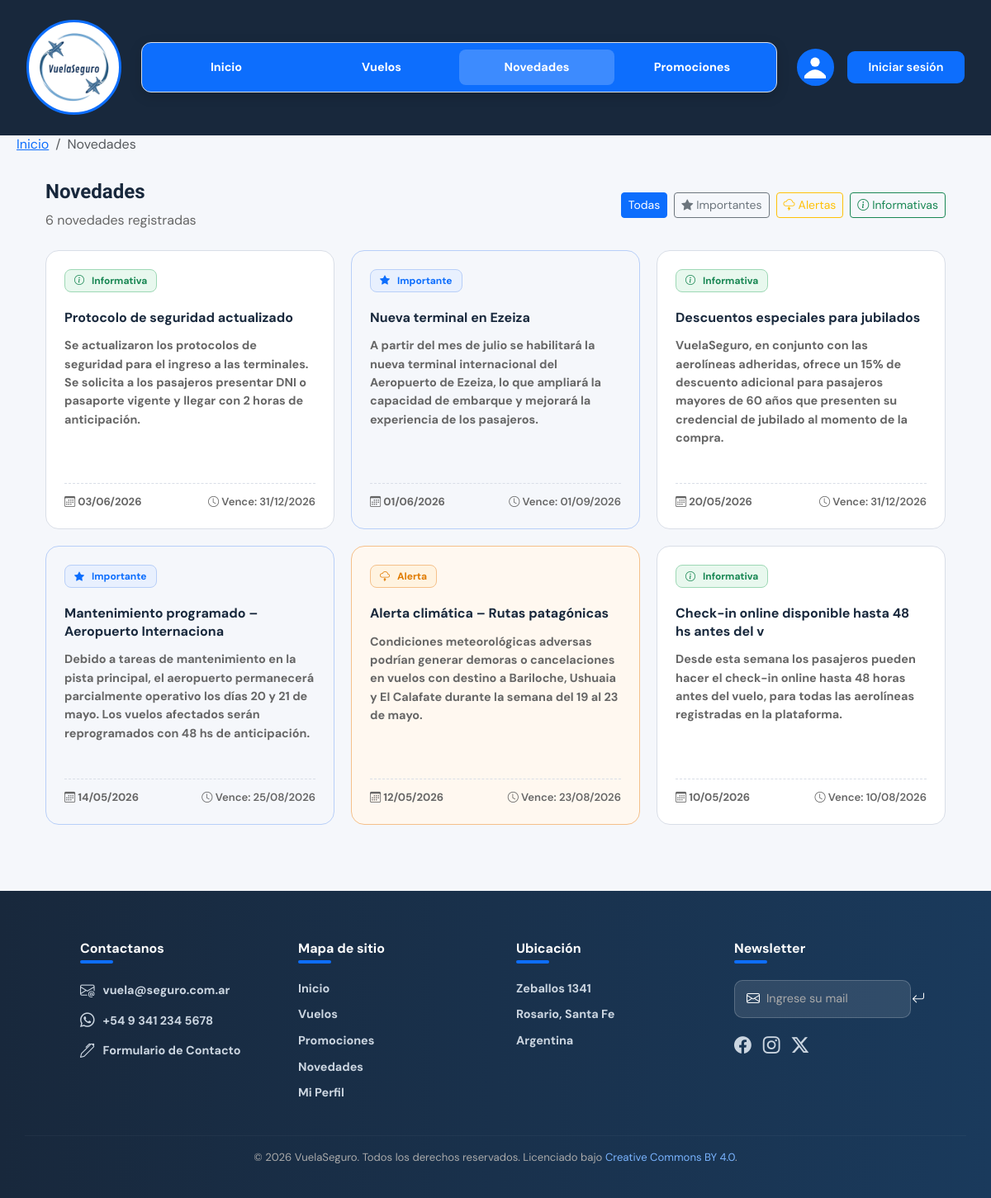
The app's page /NOVEDADES/novedades.php with its own data.
### tables this page shows
CREATE TABLE `novedades` (
  `codNovedad` int(11) NOT NULL,
  `TituloNovedad` varchar(50) NOT NULL,
  `textoNovedad` text NOT NULL,
  `fechaPublicacionNovedad` date NOT NULL,
  `fechaExpiracionNovedad` date NOT NULL,
  `tipoNovedad` enum('Alerta','Importante','Informativa') NOT NULL
);

### NOVEDADES/novedades.php (the view, shortened to what this page needs)
<?php
include_once('../conexion.inc');
if(isset($_SESSION['tipoUsuario'])){
  $esAdmin = ($_SESSION['tipoUsuario'] === 'admin');
} else {
  $esAdmin = FALSE;
}
$porPagina   = 6;
$paginaActual = isset($_GET['pagina']) && is_numeric($_GET['pagina']) ? (int)$_GET['pagina'] : 1;
$offset = ($paginaActual - 1) * $porPagina;
$tipoFiltro = '';
$params     = [];
$types      = '';
$whereClause = $esAdmin ? "WHERE 1=1" : "WHERE fechaExpiracionNovedad >= CURDATE()";
$sqlTotal = "SELECT COUNT(*) AS total FROM novedades $whereClause";
$stmtTotal = $link->prepare($sqlTotal);
$stmtTotal->execute();
$totalRegistros = $stmtTotal->get_result()->fetch_assoc()['total'];
$sql = "SELECT * FROM novedades $whereClause ORDER BY fechaPublicacionNovedad DESC LIMIT ? OFFSET ?";
$paramsQuery   = array_merge($params, [$porPagina, $offset]);
$typesQuery    = $types . 'ii';
$stmt = $link->prepare($sql);
$stmt->bind_param($typesQuery, ...$paramsQuery);
$stmt->execute();
$novedades = $stmt->get_result();
function badgeNovedad(string $tipo): string {
    return match($tipo) {
        'Importante'  => '<span class="badge-nov badge-imp"><i class="bi bi-star-fill me-1"></i>Importante</span>',
        'Alerta'      => '<span class="badge-nov badge-alt"><i class="bi bi-cloud-lightning me-1"></i>Alerta</span>',
        default       => '<span class="badge-nov badge-info"><i class="bi bi-info-circle me-1"></i>Informativa</span>',
    };
}
function claseCard(string $tipo): string {
    return match($tipo) {
        'Importante' => 'novedad-card destacada',
        'Alerta'     => 'novedad-card alerta',
        default      => 'novedad-card',
    };
}
function urlFiltro(string $tipo, int $pagina = 1): string {
    $params = ['pagina' => $pagina];
    if ($tipo !== '') $params['tipo'] = $tipo;
    return 'novedades.php?' . http_build_query($params);
}
?>
<!DOCTYPE html>
<html lang="es">
<head>
  <link href="https://cdn.jsdelivr.net/npm/bootstrap@5.3.3/dist/css/bootstrap.min.css" rel="stylesheet">
  <link rel="stylesheet" href="https://cdn.jsdelivr.net/npm/bootstrap-icons@1.13.1/font/bootstrap-icons.min.css">
  <link href="../INDEX/estilos-globales.css" rel="stylesheet">
  <link href="novedades.css" rel="stylesheet">
</head>
<body>
<header>
  <section class="navbar-section">
    <div class="header-wrapper">
      <nav class="navbar-custom">
        <div class="logo-wrap">
          <img src="../INDEX/logo-vuelaseguro.png" class="logo-vuela" alt="Logo VuelaSeguro">
        </div>
        <div class="nav-links">
          <a href="../INDEX/index.php">Inicio</a>
          <a href="../VUELOS/vuelos.php">Vuelos</a>
          <a href="../NOVEDADES/novedades.php" class="active">Novedades</a>
          <a href="../PROMOCIONES/promociones.php">Promociones</a>
        </div>
        <div class="nav-right">
          <div class="foto-perfil" title="Perfil">
            <svg width="26" height="40" viewBox="0 0 42 42" xmlns="http://www.w3.org/2000/svg">
              <circle cx="21" cy="10" r="9" fill="#ffffff"/>
              <path d="M -4 42 Q 21 7 46 42 Z" fill="#ffffff"/>
            </svg>
          </div>
          <?php if (isset($_SESSION['nombreUsuario'])): ?>
              <span class="text-white me-2"><a href="../PERFIL/perfiles.php" style="text-decoration: none; color: white">Hola, <strong><?php echo htmlspecialchars($_SESSION['nombreUsuario']); ?></strong></a></span>
              <a href="../LOGIN/logout.php" class="btn-registro" style="text-decoration:none;background:#dc3545;">Cerrar sesion</a>
          <?php else: ?>
              <a href="../LOGIN/login.php" class="btn-registro" style="text-decoration: none; color: white;">Iniciar sesión</a>
          <?php endif; ?>
        </div>
      </nav>
      <nav aria-label="breadcrumb">
        <ol class="breadcrumb">
          <li class="breadcrumb-item"><a href="../INDEX/index.php">Inicio</a></li>
          <li class="breadcrumb-item active" aria-current="page">Novedades</li>
        </ol>
      </nav>
    </div>
  </section>
</header>
<main class="novedades-wrapper container mt-4 mb-5">
  <div class="novedades-header d-flex justify-content-between align-items-center mb-4 flex-wrap">
    <div>
      <h2 style="font-family:'Sora',sans-serif;">Novedades</h2>
      <p class="novedades-count mt-1 mb-0">
        <?= $totalRegistros ?> novedad<?= $totalRegistros !== 1 ? 'es' : '' ?> registradas
      </p>
    </div>
    <div class="d-flex gap-2 flex-wrap align-items-center">
      <a href="<?= urlFiltro('') ?>" class="btn btn-sm <?= $tipoFiltro === '' ? 'btn-primary' : 'btn-outline-secondary' ?>">Todas</a>
      <a href="<?= urlFiltro('importante') ?>" class="btn btn-sm <?= $tipoFiltro === 'importante' ? 'btn-primary' : 'btn-outline-secondary' ?>"><i class="bi bi-star-fill me-1"></i>Importantes</a>
      <a href="<?= urlFiltro('alerta') ?>" class="btn btn-sm <?= $tipoFiltro === 'alerta' ? 'btn-warning' : 'btn-outline-warning' ?>"><i class="bi bi-cloud-lightning me-1"></i>Alertas</a>
      <a href="<?= urlFiltro('informativa') ?>" class="btn btn-sm <?= $tipoFiltro === 'informativa' ? 'btn-success' : 'btn-outline-success' ?>"><i class="bi bi-info-circle me-1"></i>Informativas</a>
    </div>
  </div>
  <?php if ($novedades->num_rows === 0): ?>
    <div class="text-center py-5" style="color:var(--gris);">
      <i class="bi bi-inbox fs-1 d-block mb-3"></i>
      <p class="fs-5">No hay novedades registradas.</p>
    </div>
  <?php else: ?>
    <div class="novedades-grid">
      <?php
      while ($nov = $novedades->fetch_assoc()):
      ?>
        <div class="<?= claseCard($nov['tipoNovedad']) ?>">
          <div>
              <?= badgeNovedad($nov['tipoNovedad']) ?>
          </div>
          <div class="nov-titulo-card mt-2"><?= htmlspecialchars($nov['TituloNovedad']) ?></div>
          <p class="nov-texto"><?= nl2br(htmlspecialchars($nov['textoNovedad'])) ?></p>
          <div class="nov-fecha mt-3">
            <span><i class="bi bi-calendar3"></i> <?= date('d/m/Y', strtotime($nov['fechaPublicacionNovedad'])) ?></span>
            <span class="nov-vence"><i class="bi bi-clock"></i> Vence: <?= date('d/m/Y', strtotime($nov['fechaExpiracionNovedad'])) ?></span>
          </div>
        </div>
      <?php endwhile; ?>
    </div>
  <?php endif; ?>
</main>
<section class="footer-section">
  <footer>
    <div class="row">
      <div class="col">
        <h3><strong>Contactanos</strong><div class="subrayado"></div></h3>
        <ul>
          <li><i class="bi bi-envelope-at"></i><a href="mailto:vuela@seguro.com.ar">vuela@seguro.com.ar</a></li>
          <li><i class="bi bi-whatsapp"></i><a href="#">+54 9 341 234 5678</a></li>
          <li><i class="bi bi-pen"></i><a href="../CONTACTO/contacto.html">Formulario de Contacto</a></li>
        </ul>
      </div>
      <div class="col">
        <h3><strong>Mapa de sitio</strong><div class="subrayado"></div></h3>
        <ul>
          <li><a href="../INDEX/index.php">Inicio</a></li>
          <li><a href="../VUELOS/vuelos.php">Vuelos</a></li>
          <li><a href="../PROMOCIONES/promociones.php">Promociones</a></li>
          <li><a href="novedades.php">Novedades</a></li>
          <li><a href="">Mi Perfil</a></li>
        </ul>
      </div>
      <div class="col">
        <h3><strong>Ubicación</strong><div class="subrayado"></div></h3>
        <ul>
          <li><a href="https://maps.app.goo.gl/UvsGpUXHgk9GkpYP9" target="_blank">Zeballos 1341</a></li>
          <li><a href="https://maps.app.goo.gl/87YMeSLAp74gH9mc7" target="_blank">Rosario, Santa Fe</a></li>
          <li><a href="https://maps.app.goo.gl/u94xc8o8xowqeTuz8" target="_blank">Argentina</a></li>
        </ul>
      </div>
      <div class="col">
        <h3><strong>Newsletter</strong><div class="subrayado"></div></h3>
        <form>
          <i class="bi bi-envelope"></i>
          <input type="email" placeholder="Ingrese su mail">
          <button type="submit"><i class="bi bi-arrow-return-left"></i></button>
        </form>
        <div class="iconos-redes">
          <i class="bi bi-facebook"></i>
          <i class="bi bi-instagram"></i>
          <i class="bi bi-twitter-x"></i>
        </div>
      </div>
    </div>
    <hr>
    <p class="copyright">© 2026 VuelaSeguro. Todos los derechos reservados. Licenciado bajo
      <a href="https://creativecommons.org/licenses/by/4.0/" target="_blank" rel="noopener noreferrer">Creative Commons BY 4.0</a>.
    </p>
  </footer>
</section>
</body>
</html>

### INDEX/estilos-globales.css (style rules this page uses)
:root { --azul: #0d6efd; --azul-oscuro: #18283c; --gris: #666666; --gris-claro: #f5f7fb; --borde: #d9dee7; --blanco: #ffffff; --verde: #198754; --rojo: #dc3545; --naranja: #e07b00; }
* { margin: 0; padding: 0; box-sizing: border-box; }
body { font-family: 'DM Sans', sans-serif; background: var(--gris-claro); color: var(--azul-oscuro); }
.header-wrapper { background: var(--azul-oscuro); padding: 1.5rem 0 0 0; }
.navbar-custom { margin: 0 2rem; padding-bottom: 1.5rem; display: flex; align-items: center; gap: 1.5rem; }
.breadcrumb { justify-content: left; height: 1px; margin-left: 20px; color: black; }
.logo-wrap { width: 115px; height: 115px; border-radius: 50%; border: 3px solid var(--azul); background: var(--blanco); display: flex; align-items: center; justify-content: center; flex-shrink: 0; overflow: hidden; position: relative; }
.logo-vuela { width: 100%; height: 100%; object-fit: cover; }
.nav-links { background: var(--azul); border: 1px solid var(--borde); border-radius: 12px; padding: 0.5rem; display: flex; flex: 1; justify-content: space-between; box-shadow: 0 4px 15px rgba(0, 0, 0, 0.15); }
.nav-links a { font-weight: 700; flex: 1; text-align: center; color: var(--blanco); font-size: 0.9rem; padding: 0.7rem 0; border-radius: 8px; text-decoration: none; transition: all 0.2s; white-space: nowrap; }
.nav-links a.active { color: var(--blanco); background: rgba(255, 255, 255, 0.2); }
.nav-right { display: flex; align-items: center; gap: 1rem; flex-shrink: 0; }
.foto-perfil { width: 45px; height: 45px; border-radius: 50%; border: 2px solid var(--azul); background: var(--azul); display: flex; align-items: center; justify-content: center; cursor: pointer; flex-shrink: 0; overflow: hidden; }
.btn-registro { background: var(--azul); border: none; color: var(--blanco); border-radius: 9px; padding: 0.55rem 1.6rem; font-size: 0.9rem; font-weight: 600; white-space: nowrap; cursor: pointer; flex-shrink: 0; transition: all 0.2s; }
.footer-section { background: linear-gradient(to right, var(--azul-oscuro), #1a3a5c); color: var(--blanco); padding: 50px 30px 24px; margin-top: 50px; }
.footer-section footer .row { width: 90%; margin: auto; display: flex; flex-wrap: wrap; justify-content: space-between; gap: 30px; margin-bottom: 30px; }
.footer-section footer .col { flex-basis: 20%; min-width: 160px; padding: 10px; }
.footer-section h3 { font-size: 1rem; margin-bottom: 20px; color: var(--blanco); }
.footer-section .subrayado { width: 40px; height: 4px; background: var(--azul); border-radius: 3px; margin-top: 5px; }
.footer-section ul { list-style: none; padding: 0; margin: 0; display: flex; flex-direction: column; gap: 10px; }
.footer-section ul li { display: flex; align-items: center; gap: 10px; font-size: 0.9rem; }
.footer-section ul li a { font-weight: 700; color: #cbd5e0; text-decoration: none; transition: 0.2s; }
.footer-section ul li i { font-size: 1.1rem; color: #cbd5e0; }
.footer-section form { display: flex; align-items: center; gap: 8px; background: rgba(255, 255, 255, 0.1); border: 1px solid rgba(255, 255, 255, 0.2); border-radius: 10px; padding: 10px 14px; margin-bottom: 18px; }
.footer-section form i { font-size: 1rem; color: var(--blanco); }
.footer-section form input { background: transparent; border: none; outline: none; color: var(--blanco); font-family: 'DM Sans', sans-serif; font-size: 0.9rem; flex: 1; }
.footer-section form input::placeholder { color: #aaaaaa; }
.footer-section form button { background: transparent; border: none; color: var(--blanco); cursor: pointer; font-size: 1rem; }
.footer-section .iconos-redes { display: flex; gap: 14px; }
.footer-section .iconos-redes i { font-size: 1.3rem; color: #cbd5e0; cursor: pointer; transition: 0.2s; }
.footer-section hr { border: none; border-top: 1px solid rgba(255, 255, 255, 0.15); margin-bottom: 16px; }
.footer-section .copyright { text-align: center; font-size: 0.82rem; color: #aaaaaa; }
.footer-section .copyright a { color: #7ab4ff; text-decoration: none; }

### records on screen
novedades: tipoNovedad "Informativa", TituloNovedad "Protocolo de seguridad actualizado", textoNovedad "Se actualizaron los protocolos de seguridad para el ingreso a las terminales. Se solicita a los pasajeros presentar DNI o pasaporte vigente y llegar con 2 horas de anticipación.", fechaPublicacionNovedad "03/06/2026", fechaExpiracionNovedad "31/12/2026"
novedades: tipoNovedad "Importante", TituloNovedad "Nueva terminal en Ezeiza", textoNovedad "A partir del mes de julio se habilitará la nueva terminal internacional del Aeropuerto de Ezeiza, lo que ampliará la capacidad de embarque y mejorará la experiencia de los pasajeros.", fechaPublicacionNovedad "01/06/2026", fechaExpiracionNovedad "01/09/2026"
novedades: tipoNovedad "Informativa", TituloNovedad "Descuentos especiales para jubilados", textoNovedad "VuelaSeguro, en conjunto con las aerolíneas adheridas, ofrece un 15% de descuento adicional para pasajeros mayores de 60 años que presenten su credencial de jubilado al momento de la compra.", fechaPublicacionNovedad "20/05/2026", fechaExpiracionNovedad "31/12/2026"
novedades: tipoNovedad "Importante", TituloNovedad "Mantenimiento programado – Aeropuerto Internaciona", textoNovedad "Debido a tareas de mantenimiento en la pista principal, el aeropuerto permanecerá parcialmente operativo los días 20 y 21 de mayo. Los vuelos afectados serán reprogramados con 48 hs de anticipación.", fechaPublicacionNovedad "14/05/2026", fechaExpiracionNovedad "25/08/2026"
novedades: tipoNovedad "Alerta", TituloNovedad "Alerta climática – Rutas patagónicas", textoNovedad "Condiciones meteorológicas adversas podrían generar demoras o cancelaciones en vuelos con destino a Bariloche, Ushuaia y El Calafate durante la semana del 19 al 23 de mayo.", fechaPublicacionNovedad "12/05/2026", fechaExpiracionNovedad "23/08/2026"
novedades: tipoNovedad "Informativa", TituloNovedad "Check-in online disponible hasta 48 hs antes del v", textoNovedad "Desde esta semana los pasajeros pueden hacer el check-in online hasta 48 horas antes del vuelo, para todas las aerolíneas registradas en la plataforma.", fechaPublicacionNovedad "10/05/2026", fechaExpiracionNovedad "10/08/2026"

### other values on screen
$totalRegistros "6"
